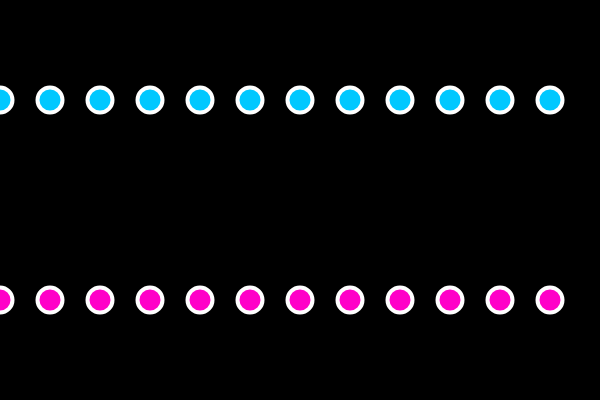
Frame 1 (no input)
Frame 60 (no input): identical to frame 1, image omitted
Frame 120 (the mouse pressed at the canvas centre since frame 60): identical to frame 1, image omitted

The p5.js sketch that drew this single still picture (run headless with seeded random() and noise() and a simulated clock; from frame 60 on, the mouse is pressed at the canvas centre):

// p5.js sketch
// ── sketch.js
function setup() {
  createCanvas(600, 400);
}

// create two row of circles
function draw() {
  background(0);
  strokeWeight(4);
  stroke(255);

  var x = 0;
  while (x < width) {
    fill(0, 200, 255);
    ellipse(x, 100, 25, 25);
    x += 50;
  }

  for(var x = 0; x < width; x += 50) {
    fill(255, 0, 200);
    ellipse(x, 300, 25, 25);
  }

}
